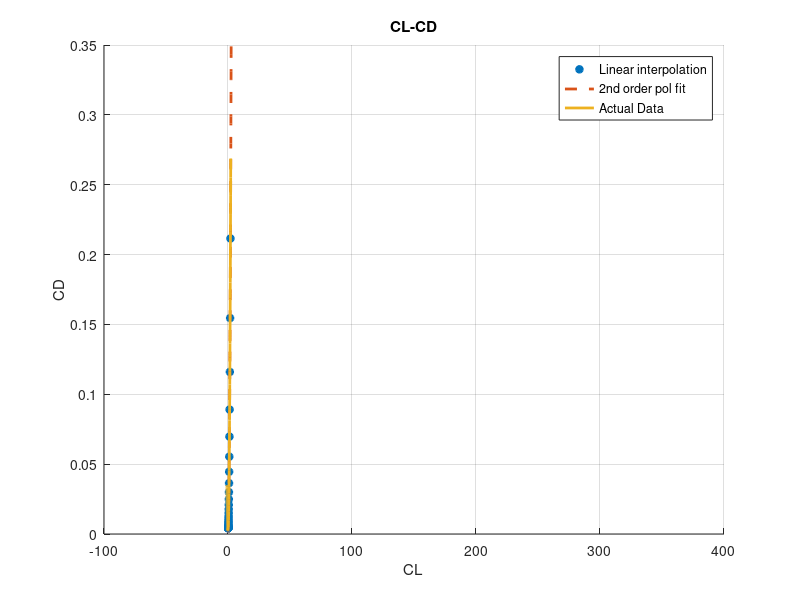
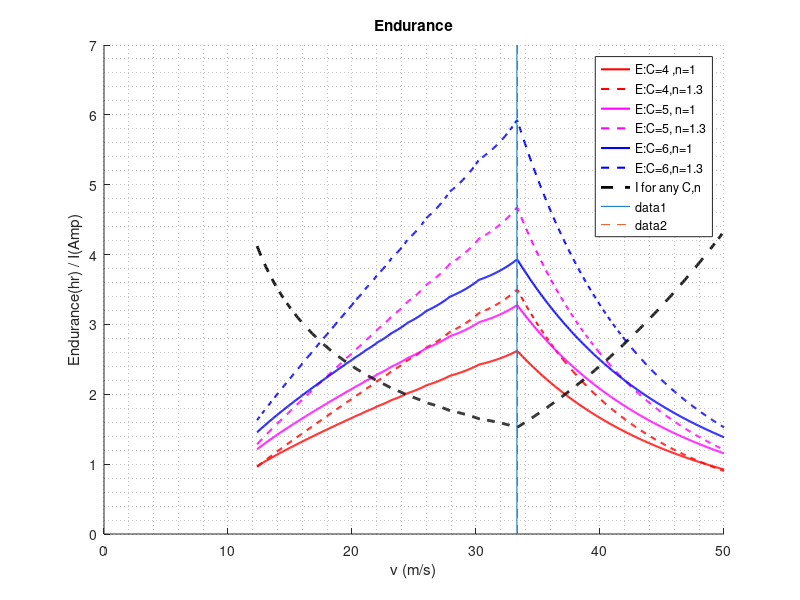
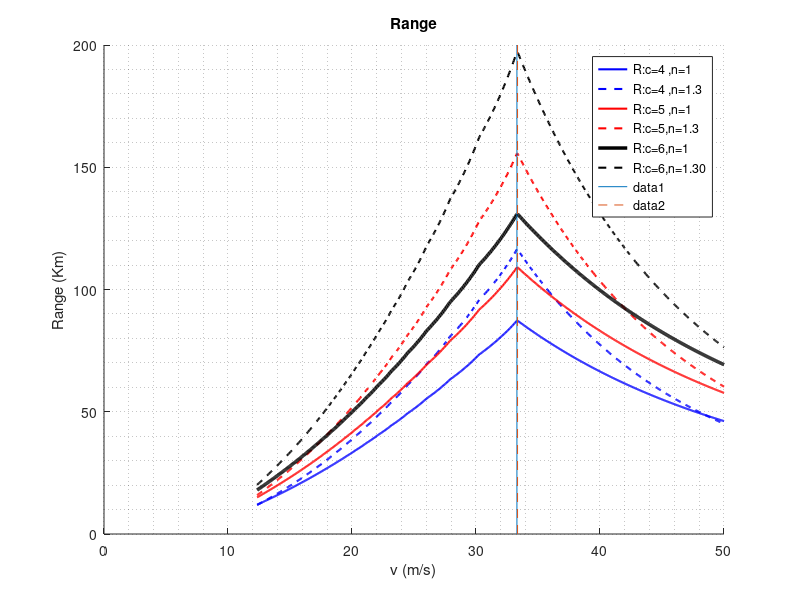

Source code (MATLAB) for these figures, in order:
clc ; clear vars ; close all ;

load('CL_CD');
% Rt=1;
Cdo = 0.0036; %we don't need to use it
k = 0.0545; %we don't need to use it (from polyfit) figure 1
rho =1.225;
S = .12 ;
u = 1:.05:50;
Rt=1;
V = 14.8;
W = 2.5*9.8;
% V = 11.1;
% W = 1.9*9.8;
CLn = (2*W/rho/S)./u.^2;
for i=1:length(u)
Cd(i) = interp1(WingPolarGraph3(:,1),WingPolarGraph3(:,2),CLn(i));
end

figure
hold all
plot (CLn(1:20:end),Cd(1:20:end),'*','LineWidth',2)
plot(CLn(210:end),0.0545*CLn(210:end).^2-0.0013*CLn(210:end),'--','LineWidth',2)
plot(WingPolarGraph3(:,1),WingPolarGraph3(:,2),'LineWidth',2)
grid on
legend('Linear interpolation','2nd order pol fit','Actual Data')
title('CL-CD')
xlabel('CL')
ylabel('CD')

figure
hold all
eta = 0.6;
% c=4 ,n=1
C1 = 4;
n1 = 1;
E1=Rt^(1-n1)*(eta*V*C1./(.5*rho*u.^3*S.*Cd)).^n1;

plot(u,E1,'r','LineWidth',1.5)

% c=4 ,n=1.3
C2 = 4;
n2 = 1.3;
E2=Rt^(1-n2)*(eta*V*C2./(.5*rho*u.^3*S.*Cd)).^n2;
plot(u,E2,'r--','LineWidth',1.5)


% c=5 ,n=1
C3 = 5;
n3 = 1;
E3=Rt^(1-n3)*(eta*V*C3./(.5*rho*u.^3*S.*Cd)).^n3;
plot(u,E3,'m','LineWidth',1.5)


% c=5 ,n=1.3
C4 = 5;
n4 = 1.3;
E4=Rt^(1-n4)*(eta*V*C4./(.5*rho*u.^3*S.*Cd)).^n4;
plot(u,E4,'m--','LineWidth',1.5)
% c=6 ,n=1
C5 = 6;
n5 = 1;
E5=Rt^(1-n5)*(eta*V*C5./(.5*rho*u.^3*S.*Cd)).^n5;
plot(u,E5,'b','LineWidth',1.5)

% c=6 ,n=1.3
C6 = 6;
n6 = 1.3;
E6=Rt^(1-n6)*(eta*V*C6./(.5*rho*u.^3*S.*Cd)).^n6;
plot(u,E6,'b--','LineWidth',1.5)
I1 =(C1./Rt).*(Rt./E1).^(1/n1);
plot(u,I1,'k--','LineWidth',2)


legend('E:C=4 ,n=1','E:C=4,n=1.3','E:C=5, n=1','E:C=5, n=1.3','E:C=6,n=1','E:C=6,n=1.3','I for any C,n')

plot(33.3*[1 1],[0 7]) %max Endurance
plot(33.35*[1 1],[0 7],'--') %max Range

xlabel('v (m/s)')
ylabel('Endurance(hr) / I(Amp)')
title('Endurance')

grid minor

%% Range

% c=4 ,n=1
R1 =E1.*u;

% c=4 ,n=1.3
R2 =E2.*u;
% c=5 ,n=1
R3 =E3.*u;
% c=5 ,n=1.3
R4 =E4.*u;
% c=6 ,n=1
R5 =E5.*u;
% c=6 ,n=1.3
R6 =E6.*u;

figure
hold all
plot (u,R1,'b','LineWidth',1.5)
plot (u,R2,'b--','LineWidth',1.5)
plot (u,R3,'r','LineWidth',1.5)
plot (u,R4,'r--','LineWidth',1.5)
plot (u,R5,'k','LineWidth',2.5)
plot (u,R6,'k--','LineWidth',1.5)

legend('R:c=4 ,n=1','R:c=4 ,n=1.3','R:c=5 ,n=1','R:c=5,n=1.3','R:c=6,n=1','R:c=6,n=1.30')
plot(33.3*[1 1],[0 200]) %max Endurance
plot(33.35*[1 1],[0 200],'--') %max Range

grid minor 
 
 xlabel('v (m/s)')
ylabel('Range (Km)')
title('Range')